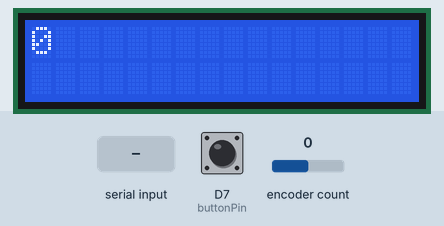
A sketch run on a simulated ESP8266 (NodeMCU). Shown: 16×2 character LCD. The inputs (shaded band) are chosen by the test bench; at power-on: D7 (buttonPin) HIGH, encoder count 0. What the sketch prints to the serial monitor is not drawn.

Above: at 3.2 s.
3.3 s: D7 (buttonPin) pulled LOW for 0.15 s
At 4.1 s:
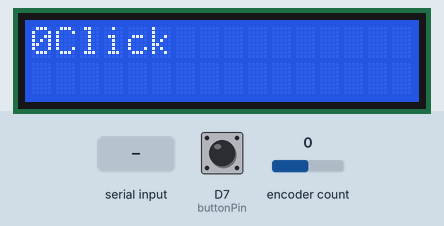
5.0 s: D7 (buttonPin) pulled LOW for 0.15 s
At 6.4 s:
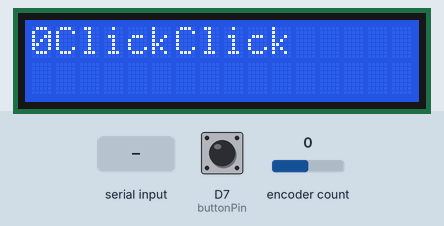
6.7 s: D7 (buttonPin) pulled LOW for 0.15 s
At 7.8 s:
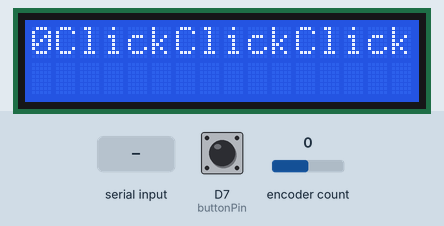
8.4 s: encoder count set to 1
At 9.0 s:
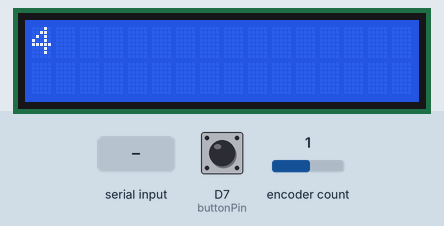
9.9 s: encoder count set to 2
At 10.2 s:
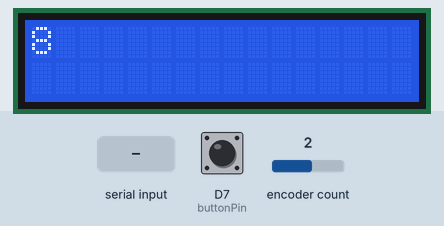
11.4 s: "1" received over Serial
Timing chart, 0 to 13.9 s (numbered marks = the images above; inputs shaded):
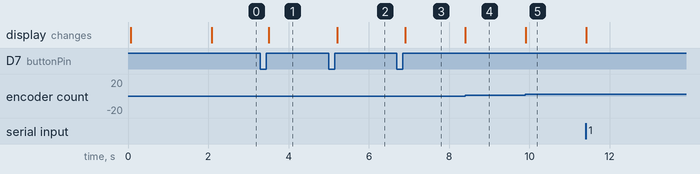

The sketch:

EncoderLibrary.ino
```cpp
#include <Encoder.h>
#include  <Wire.h>
#include  <LiquidCrystal_I2C.h>
#include <OneButton.h>


// Constructor de la librería de LCD 16x2
// Aqui se configuran los pines asignados a la pantalla del PCF8574
LiquidCrystal_I2C lcd(0x27, 2, 1, 0, 4, 5, 6, 7, 3, POSITIVE);
long newLeft;
int buttonPin = D7;
OneButton button0(buttonPin, true);

// Change these pin numbers to the pins connected to your encoder.
//   Best Performance: both pins have interrupt capability
//   Good Performance: only the first pin has interrupt capability
//   Low Performance:  neither pin has interrupt capability

Encoder knobLeft(D5, D6);
//   avoid using pins with LEDs attached

void setup() {
  button0.attachClick(singleClick);
  //button0.attachDoubleClick(doubleClick);
  Serial.begin(9600);
  Serial.println("TwoKnobs Encoder Test:");
  lcd.begin(16, 2);
  // Mover el cursor a la primera posición de la pantalla (0, 0)
  lcd.home ();
  lcd.print("Init SYS");
  delay(2000);
}

long positionLeft  = -999;

void imprimirEncoder(long numero){
  lcd.clear();
  lcd.home();
  lcd.print(numero);
}

void singleClick(){
  newLeft = 0;
  lcd.print("Click");
}

void loop() {
  button0.tick();
  newLeft = knobLeft.read();
  if (newLeft != positionLeft) {
    Serial.print("Left = ");
    Serial.print(newLeft);
    imprimirEncoder(newLeft);
    Serial.println();
    positionLeft = newLeft;
  }
  // if a character is sent from the serial monitor,
  // reset both back to zero.
  if (Serial.available()) {
    Serial.read();
    Serial.println("Reset both knobs to zero");
    knobLeft.write(0);
  }
}
```

Measured:
- after the input at 3.3 s, the display: changes after 0.21 s (image 1)
- after the input at 5.0 s, the display: changes after 0.21 s (image 2)
- after the input at 6.7 s, the display: changes after 0.21 s (image 3)
- after the input at 8.4 s, the display: changes at once (image 4)
- after the input at 9.9 s, the display: changes at once (image 5)
